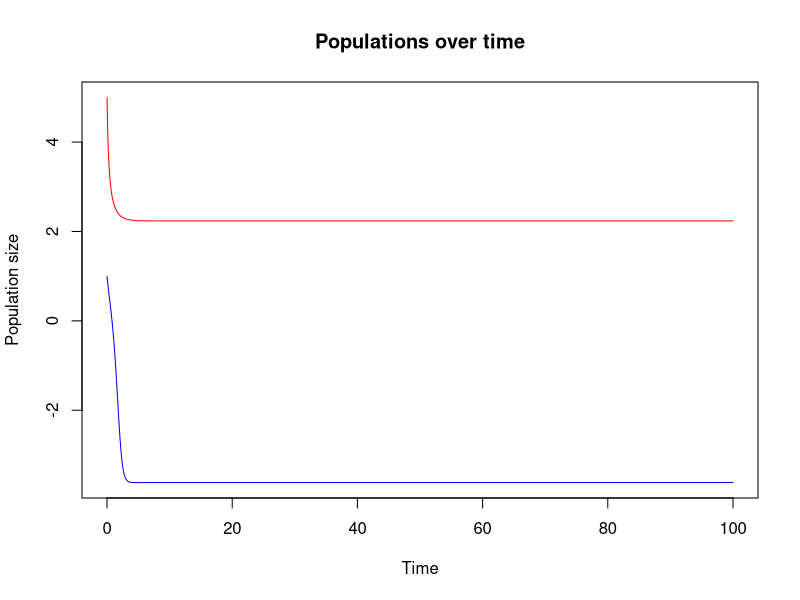

Recreate this plot in R.
# Clear variables
rm(list = ls())

# Install and mount packages
# install.packages("deSolve")
library(deSolve)

# Assign starting state values to vector y
y <- c(n1 = 5, n2 = 1)

# Assign vector containing time sequence
times <- seq(0, 100, by = 0.1)

# Assign parameters to global environment
params <- c(r1 = 1, r2 = 1, k = 0.1, m = 0.5)

# Assign function to compute values of derivatives in system
func <- function(t, state, params) {
  with(as.list(c(state, params)), {
    dn1dt <- (r1 - k * n1**2) * n1 - m * n1
    dn2dt <- (r2 - k * n2**2) * n2 - m * n1 # Is this right? n1 in this equation means pop can go below 0
    return(list(c(dn1dt, dn2dt)))
  })
}

# Run ODE solver for both populations
out <- ode(y, times, func, params)

# Plot
plot(
  out[, 1], out[, 2],
  type = "l", ylim = c(min(out[, 2], out[, 3]), max(out[, 2], out[, 3])),
  main = "Populations over time", xlab = "Time", ylab = "Population size", col = "red"
)
points(out[, 1], out[, 3], type = "l", col = "blue")
